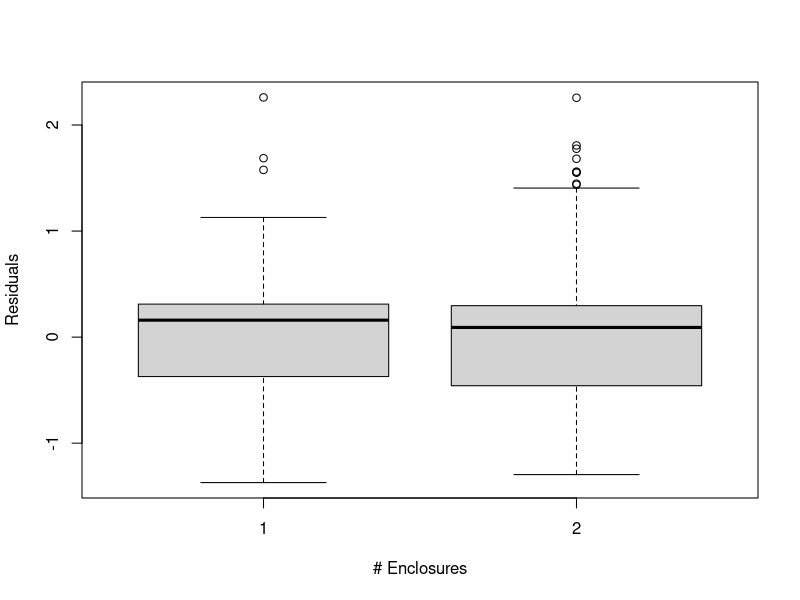

The R script that drew this image: (Note: this script raises an error after producing the figure.)
#COMPLETE ANALYSIS OF 2016 WILDTRACKS DATA, FEBRUARY 2018

#set working directory

setwd("~/Spider_monkey_stats")

#install packages
install.packages("readxl")
install.packages("readr")
install.packages("dplyr")
install.packages("tidyr")
install.packages("nortest")
install.packages("lattice")
install.packages("nlme")
install.packages("lme4")
install.packages("lmerTest")
install.packages("multcomp")
install.packages("igraph")
install.packages("ggplot2")
install.packages("MASS")

#load useful packages

library(readxl)
library(readr)
library(dplyr)
library(tidyr)
library(nortest)
library(lattice)
library(nlme)
library(lme4)
library(lmerTest)
library(multcomp)
library(igraph)
library(ggplot2)
library(MASS)

#import code

scans <- read.table(file="scans_Wildtracks.csv", sep=",", header=T)#alternate import code
scans$n_encl<-factor(scans$n_encl, levels=c("1","2"))
scans$month<-factor(scans$month, levels=c("jun_jul","jul_aug","aug_sep"))
scans$time_meal<-factor(scans$time_meal, levels=c("none","before","after"))
scans$observer_id<-factor(scans$observer_id, levels=c("916","1231"))

#view and summarize

View(scans)
summary(scans)

scans$nest <- with(scans, factor(paste(focal_group,focal_id)))

#check height_index variable
str(scans)
str(scans$height_index)
summary(scans$height_index)


M0_h_index<-glmer(height_index ~ n_encl + location_focal + time_meal + focal_sex + focal_age + month +
                  (1|focal_group/focal_id), na.action=na.omit, data=scans, family = poisson)

M1_h_index<-glmer(height_index ~ n_encl + location_focal + time_meal + focal_sex + focal_age + month +
                    (1|focal_group), 
                  na.action=na.omit, data=scans, family = poisson)



M0_h_index
summary(M0_h_index)

#anova
anova(M0_h_index, M1_h_index)

anova(M0_h_index, M1_h_index, test = "Chi")

#M0 has lowest AIc

E0<-residuals(M0_h_index, type = "pearson")
str(E0)
E0
summary(E0)

plot(scans$n_encl, E0, xlab="# Enclosures", ylab="Residuals")
plot(scans$location_focal, E0, xlab="Location", ylab="Residuals")
plot(scans$month, E0, xlab="Month", ylab="Residuals")
plot(scans$time_meal, E0, xlab="Meal Status", ylab="Residuals")
plot(scans$focal_sex, E0, xlab="Focal Sex", ylab="Residuals")
plot(scans$focal_age, E0, xlab="Focal Age", ylab="Residuals")

qqnorm(E0)
qqline(E0)
ad.test(E0)

plot(M0_h_index) 

plot(scans$height_index, E0)

# test for overdispersion? quasipoisson does not seem to be an option in lme4 package anymore
#coding for random factors didn't work unless I used lme4
#can I use a negative binomial distribution to correct for potential overdispersion instead?


overdisp_fun <- function(M0_h_index) {
  rdf <- df.residual(M0_h_index)
  rp <- residuals(M0_h_index,type="pearson")
  Pearson.chisq <- sum(rp^2)
  prat <- Pearson.chisq/rdf
  pval <- pchisq(Pearson.chisq, df=rdf, lower.tail=FALSE)
  c(chisq=Pearson.chisq,ratio=prat,rdf=rdf,p=pval)
}

overdisp_fun(M0_h_index)

#underdispersion? ratio is 0.25..., significantly different from 1

# "reasons for underdispersion are the model is fitting a couple of outliers rather too well 
# or there are too many explanatory variables or interactions in the model.
# If this is not the case, then the consensus is NOT to correct for underdispersion"

#so.... do I correct?
